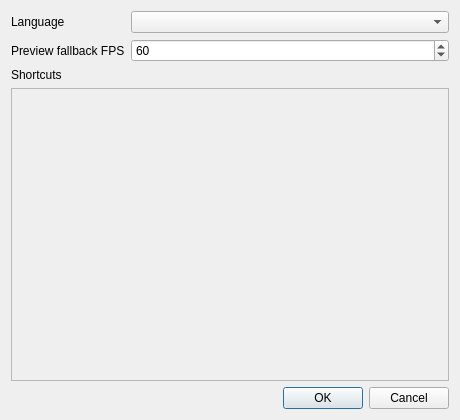
<?xml version="1.0" encoding="UTF-8"?>
<ui version="4.0">
 <class>SettingsDialog</class>
 <widget class="QDialog" name="SettingsDialog">
  <property name="geometry">
   <rect>
    <x>0</x>
    <y>0</y>
    <width>460</width>
    <height>420</height>
   </rect>
  </property>
  <property name="windowTitle">
   <string>Settings</string>
  </property>
  <layout class="QVBoxLayout" name="verticalLayout">
   <item>
    <layout class="QFormLayout" name="formLayout">
     <item row="0" column="0">
      <widget class="QLabel" name="languageLabel">
       <property name="text">
        <string>Language</string>
       </property>
       <property name="buddy">
        <cstring>languageCombo</cstring>
       </property>
      </widget>
     </item>
     <item row="0" column="1">
      <widget class="QComboBox" name="languageCombo"/>
     </item>
     <item row="1" column="0">
      <widget class="QLabel" name="previewFallbackLabel">
       <property name="text">
        <string>Preview fallback FPS</string>
       </property>
       <property name="buddy">
        <cstring>previewFallbackSpin</cstring>
       </property>
      </widget>
     </item>
     <item row="1" column="1">
      <widget class="QSpinBox" name="previewFallbackSpin">
       <property name="specialValueText">
        <string>Never switch</string>
       </property>
       <property name="minimum">
        <number>0</number>
       </property>
       <property name="maximum">
        <number>240</number>
       </property>
       <property name="value">
        <number>60</number>
       </property>
      </widget>
     </item>
    </layout>
   </item>
   <item>
    <widget class="QLabel" name="shortcutLabel">
     <property name="text">
      <string>Shortcuts</string>
     </property>
    </widget>
   </item>
   <item>
    <widget class="QScrollArea" name="shortcutScroll">
     <property name="widgetResizable">
      <bool>true</bool>
     </property>
     <widget class="QWidget" name="shortcutPage">
      <property name="geometry">
       <rect>
        <x>0</x>
        <y>0</y>
        <width>436</width>
        <height>302</height>
       </rect>
      </property>
      <layout class="QFormLayout" name="shortcutLayout"/>
     </widget>
    </widget>
   </item>
   <item>
    <widget class="QDialogButtonBox" name="buttonBox">
     <property name="orientation">
      <enum>Qt::Horizontal</enum>
     </property>
     <property name="standardButtons">
      <set>QDialogButtonBox::Cancel|QDialogButtonBox::Ok</set>
     </property>
    </widget>
   </item>
  </layout>
 </widget>
 <tabstops>
  <tabstop>languageCombo</tabstop>
  <tabstop>shortcutScroll</tabstop>
  <tabstop>buttonBox</tabstop>
 </tabstops>
 <resources/>
 <connections>
  <connection>
   <sender>buttonBox</sender>
   <signal>accepted()</signal>
   <receiver>SettingsDialog</receiver>
   <slot>accept()</slot>
   <hints>
    <hint type="sourcelabel">
     <x>248</x>
     <y>391</y>
    </hint>
    <hint type="destinationlabel">
     <x>157</x>
     <y>274</y>
    </hint>
   </hints>
  </connection>
  <connection>
   <sender>buttonBox</sender>
   <signal>rejected()</signal>
   <receiver>SettingsDialog</receiver>
   <slot>reject()</slot>
   <hints>
    <hint type="sourcelabel">
     <x>316</x>
     <y>391</y>
    </hint>
    <hint type="destinationlabel">
     <x>286</x>
     <y>274</y>
    </hint>
   </hints>
  </connection>
 </connections>
</ui>
